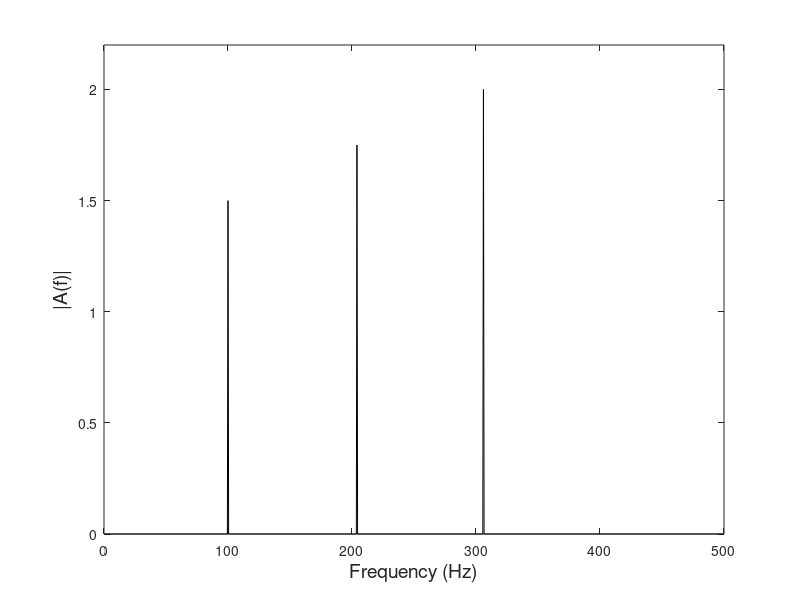

Here is the MATLAB script that generated this plot:
% John Semmlow- 'Signals and Systems for Bioengineers, A MATLAB - Based Introduction', 2ndEd
% Example 3.4  Evaluate the three sine wave signals of Example 3.1 using 
% Fouries series analysis

fs = 1000;                              % Sampling freq.
N = 2000;                               % Number of points in the test signal
t = (1:N)/fs;                           % Time vector
T = N/fs;                               % Period (max t)
f1 = 1/T;                               % Basic frequency 
fsig = [100 204 306];                   % Generate test signal frequencies
x = 1.5*cos(2*pi*fsig(1)*t) + 1.75*sin(2*pi*fsig(2)*t) + 2.0*sin(2*pi*fsig(3)*t);
% Calculate spectrum from basic eq.
for m = 1:1000
    f(m) = m*f1;                            %  Freq. vector for plotting
    a(m) = (2/N)*sum(x.*(cos(2*pi*m*f1*t)));
    b(m) = (2/N)*sum(x.*(sin(2*pi*m*f1*t)));
    A(m) = sqrt(a(m).^2 + b(m).^2);
end
plot(f,A,'k');
xlabel('Frequency (Hz)','FontSize',14); ylabel('|A(f)|','FontSize',14);
axis([0 500 0 2.2]);